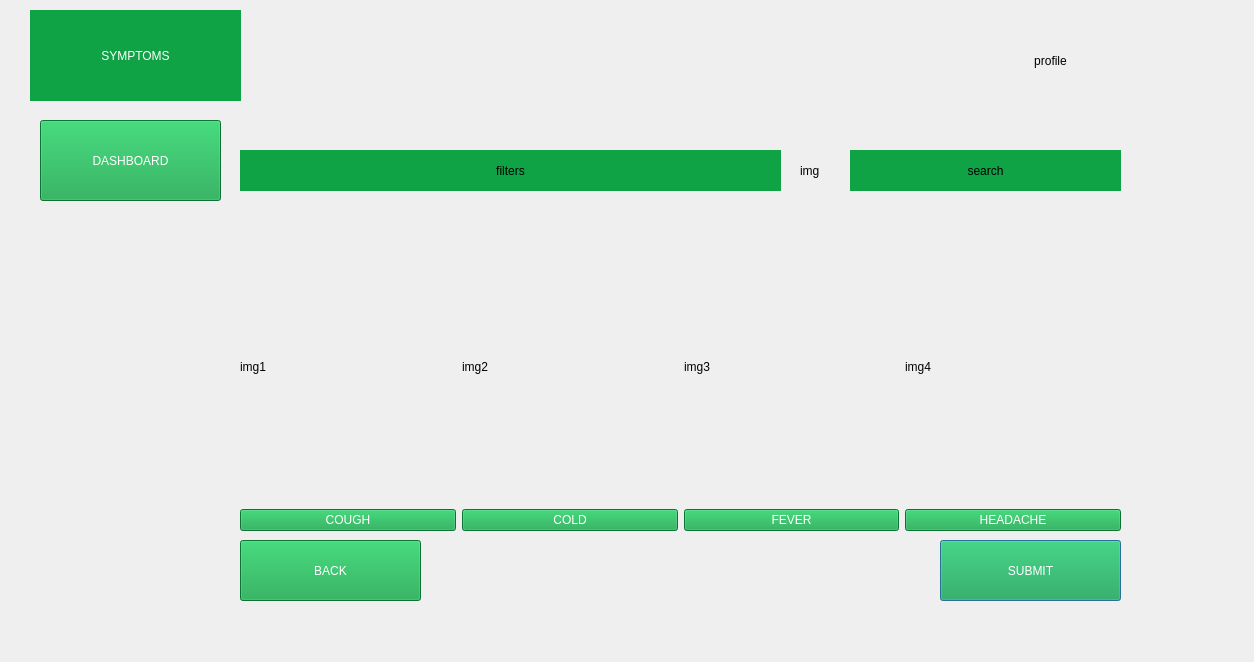
<?xml version="1.0" encoding="UTF-8"?>
<ui version="4.0">
 <class>symptomsSec</class>
 <widget class="QDialog" name="symptomsSec">
  <property name="geometry">
   <rect>
    <x>0</x>
    <y>0</y>
    <width>1254</width>
    <height>662</height>
   </rect>
  </property>
  <property name="windowTitle">
   <string>Dialog</string>
  </property>
  <widget class="QLabel" name="label_9">
   <property name="geometry">
    <rect>
     <x>990</x>
     <y>10</y>
     <width>121</width>
     <height>101</height>
    </rect>
   </property>
   <property name="styleSheet">
    <string notr="true"/>
   </property>
   <property name="text">
    <string>profile</string>
   </property>
   <property name="alignment">
    <set>Qt::AlignCenter</set>
   </property>
  </widget>
  <widget class="QPushButton" name="pushButton_7">
   <property name="geometry">
    <rect>
     <x>940</x>
     <y>540</y>
     <width>181</width>
     <height>61</height>
    </rect>
   </property>
   <property name="styleSheet">
    <string notr="true">font: 12pt &quot;Segoe UI&quot;;
background-color: rgb(16, 163, 70);
color: rgb(255, 255, 255);</string>
   </property>
   <property name="text">
    <string>SUBMIT</string>
   </property>
  </widget>
  <widget class="QLabel" name="label">
   <property name="geometry">
    <rect>
     <x>30</x>
     <y>10</y>
     <width>211</width>
     <height>91</height>
    </rect>
   </property>
   <property name="styleSheet">
    <string notr="true">font: 12pt &quot;Segoe UI&quot;;
background-color: rgb(16, 163, 70);
color: rgb(255, 255, 255);</string>
   </property>
   <property name="text">
    <string>SYMPTOMS</string>
   </property>
   <property name="alignment">
    <set>Qt::AlignCenter</set>
   </property>
  </widget>
  <widget class="QWidget" name="layoutWidget">
   <property name="geometry">
    <rect>
     <x>240</x>
     <y>230</y>
     <width>881</width>
     <height>301</height>
    </rect>
   </property>
   <layout class="QHBoxLayout" name="horizontalLayout_2">
    <item>
     <layout class="QVBoxLayout" name="verticalLayout_5">
      <item>
       <widget class="QLabel" name="label_6">
        <property name="text">
         <string>img1</string>
        </property>
       </widget>
      </item>
      <item>
       <widget class="QPushButton" name="pushButton_6">
        <property name="styleSheet">
         <string notr="true">font: 10pt &quot;Segoe UI&quot;;
background-color: rgb(16, 163, 70);
color: rgb(255, 255, 255);</string>
        </property>
        <property name="text">
         <string>COUGH</string>
        </property>
       </widget>
      </item>
     </layout>
    </item>
    <item>
     <layout class="QVBoxLayout" name="verticalLayout_6">
      <item>
       <widget class="QLabel" name="label_7">
        <property name="text">
         <string>img2</string>
        </property>
       </widget>
      </item>
      <item>
       <widget class="QPushButton" name="pushButton_8">
        <property name="styleSheet">
         <string notr="true">font: 10pt &quot;Segoe UI&quot;;
background-color: rgb(16, 163, 70);
color: rgb(255, 255, 255);</string>
        </property>
        <property name="text">
         <string>COLD</string>
        </property>
       </widget>
      </item>
     </layout>
    </item>
    <item>
     <layout class="QVBoxLayout" name="verticalLayout_7">
      <item>
       <widget class="QLabel" name="label_8">
        <property name="text">
         <string>img3</string>
        </property>
       </widget>
      </item>
      <item>
       <widget class="QPushButton" name="pushButton_9">
        <property name="styleSheet">
         <string notr="true">font: 10pt &quot;Segoe UI&quot;;
background-color: rgb(16, 163, 70);
color: rgb(255, 255, 255);</string>
        </property>
        <property name="text">
         <string>FEVER</string>
        </property>
       </widget>
      </item>
     </layout>
    </item>
    <item>
     <layout class="QVBoxLayout" name="verticalLayout_8">
      <item>
       <widget class="QLabel" name="label_10">
        <property name="text">
         <string>img4</string>
        </property>
       </widget>
      </item>
      <item>
       <widget class="QPushButton" name="pushButton_10">
        <property name="styleSheet">
         <string notr="true">font: 10pt &quot;Segoe UI&quot;;
background-color: rgb(16, 163, 70);
color: rgb(255, 255, 255);</string>
        </property>
        <property name="text">
         <string>HEADACHE</string>
        </property>
       </widget>
      </item>
     </layout>
    </item>
   </layout>
  </widget>
  <widget class="QPushButton" name="pushButton">
   <property name="geometry">
    <rect>
     <x>40</x>
     <y>120</y>
     <width>181</width>
     <height>81</height>
    </rect>
   </property>
   <property name="styleSheet">
    <string notr="true">font: 12pt &quot;Segoe UI&quot;;
background-color: rgb(16, 163, 70);
color: rgb(255, 255, 255);</string>
   </property>
   <property name="text">
    <string>DASHBOARD</string>
   </property>
  </widget>
  <widget class="QPushButton" name="pushButton_11">
   <property name="geometry">
    <rect>
     <x>240</x>
     <y>540</y>
     <width>181</width>
     <height>61</height>
    </rect>
   </property>
   <property name="styleSheet">
    <string notr="true">font: 12pt &quot;Segoe UI&quot;;
background-color: rgb(16, 163, 70);
color: rgb(255, 255, 255);</string>
   </property>
   <property name="text">
    <string>BACK</string>
   </property>
  </widget>
  <widget class="QLabel" name="label_11">
   <property name="geometry">
    <rect>
     <x>800</x>
     <y>150</y>
     <width>41</width>
     <height>41</height>
    </rect>
   </property>
   <property name="text">
    <string>img</string>
   </property>
  </widget>
  <widget class="QLabel" name="label_12">
   <property name="geometry">
    <rect>
     <x>850</x>
     <y>150</y>
     <width>271</width>
     <height>41</height>
    </rect>
   </property>
   <property name="styleSheet">
    <string notr="true">background-color: rgb(16, 163, 70);
</string>
   </property>
   <property name="text">
    <string>search</string>
   </property>
   <property name="alignment">
    <set>Qt::AlignCenter</set>
   </property>
  </widget>
  <widget class="QLabel" name="label_13">
   <property name="geometry">
    <rect>
     <x>240</x>
     <y>150</y>
     <width>541</width>
     <height>41</height>
    </rect>
   </property>
   <property name="styleSheet">
    <string notr="true">background-color: rgb(16, 163, 70);</string>
   </property>
   <property name="text">
    <string>filters</string>
   </property>
   <property name="alignment">
    <set>Qt::AlignCenter</set>
   </property>
  </widget>
 </widget>
 <resources/>
 <connections/>
</ui>
